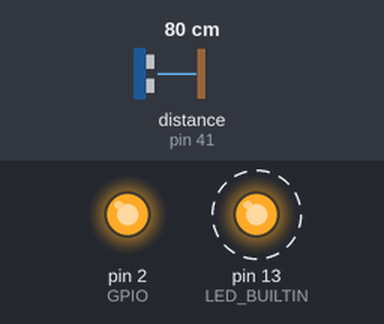
Bench run of a sketch on a simulated Arduino Uno, built with avr-gcc and run on an emulated ATmega328P. On the bench: output pins drawn as LEDs (lit = HIGH). Dashed ring = blinking. The test bench sets the inputs (shaded band); at power-on: distance to the obstacle (sensor on pin 41) 80 cm. What the sketch prints to the serial monitor is not drawn.

Above: at 1.02 s.
Timing chart, 0 to 4.0 s (numbered marks = the images above):
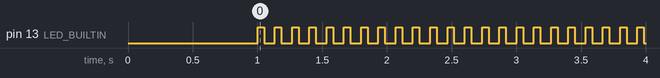

Measured:
- by itself, pin 13 (LED_BUILTIN): alternates HIGH for 0.05 s and LOW for 0.08 s

The sketch:

SensorTest.ino
```cpp
#include <Wire.h>
#include <VL53L0X.h>

#define I2C_SENSOR_SPEED  400000
#define SENSOR_ADDR       0x29
#define TIMEOUT_SENSOR    500
#define GPIO              2

VL53L0X sensor;

void setup() {

  delay(1000); // Without this, the first serial messages are not received

  Serial.begin(9600);
  Serial.println("Started serial communication");
  pinMode(LED_BUILTIN, OUTPUT);

  Wire.setClock(I2C_SENSOR_SPEED);
  Wire.begin();

  pinMode(GPIO, OUTPUT);
  digitalWrite(GPIO, LOW);
  digitalWrite(GPIO, HIGH);

  sensor.setTimeout(TIMEOUT_SENSOR);
  sensor.setAddress(SENSOR_ADDR);

  if ( ! sensor.init()) {
    Serial.println("Failed to detect and initialize sensor!");
    error();
  }
  if( ! sensor.setSignalRateLimit(0.1)) {
    Serial.println("Failed to set signal rate limit!");
    error();
  }
  if( ! sensor.setVcselPulsePeriod(VL53L0X::VcselPeriodPreRange, 18)) {
    Serial.println("Failed to set Vcsel pulse period pre range!");
    error();
  }
  if( ! sensor.setVcselPulsePeriod(VL53L0X::VcselPeriodFinalRange, 14)) {
    Serial.println("Failed to set Vcsel pulse period final range!");
    error();
  }

  sensor.startContinuous();
}

void error() {
  while(true) {
    Serial.println("Error");
    digitalWrite(LED_BUILTIN, HIGH);
    delay(1000);
    digitalWrite(LED_BUILTIN, LOW);
    delay(1000);
  }
}

void loop()
{
  digitalWrite(LED_BUILTIN, HIGH);
  delay(50);
  digitalWrite(LED_BUILTIN, LOW);

  Serial.print(sensor.readRangeContinuousMillimeters());
  if (sensor.timeoutOccurred()) { Serial.print(" TIMEOUT"); }

  Serial.println();
  delay(50);
}
```
